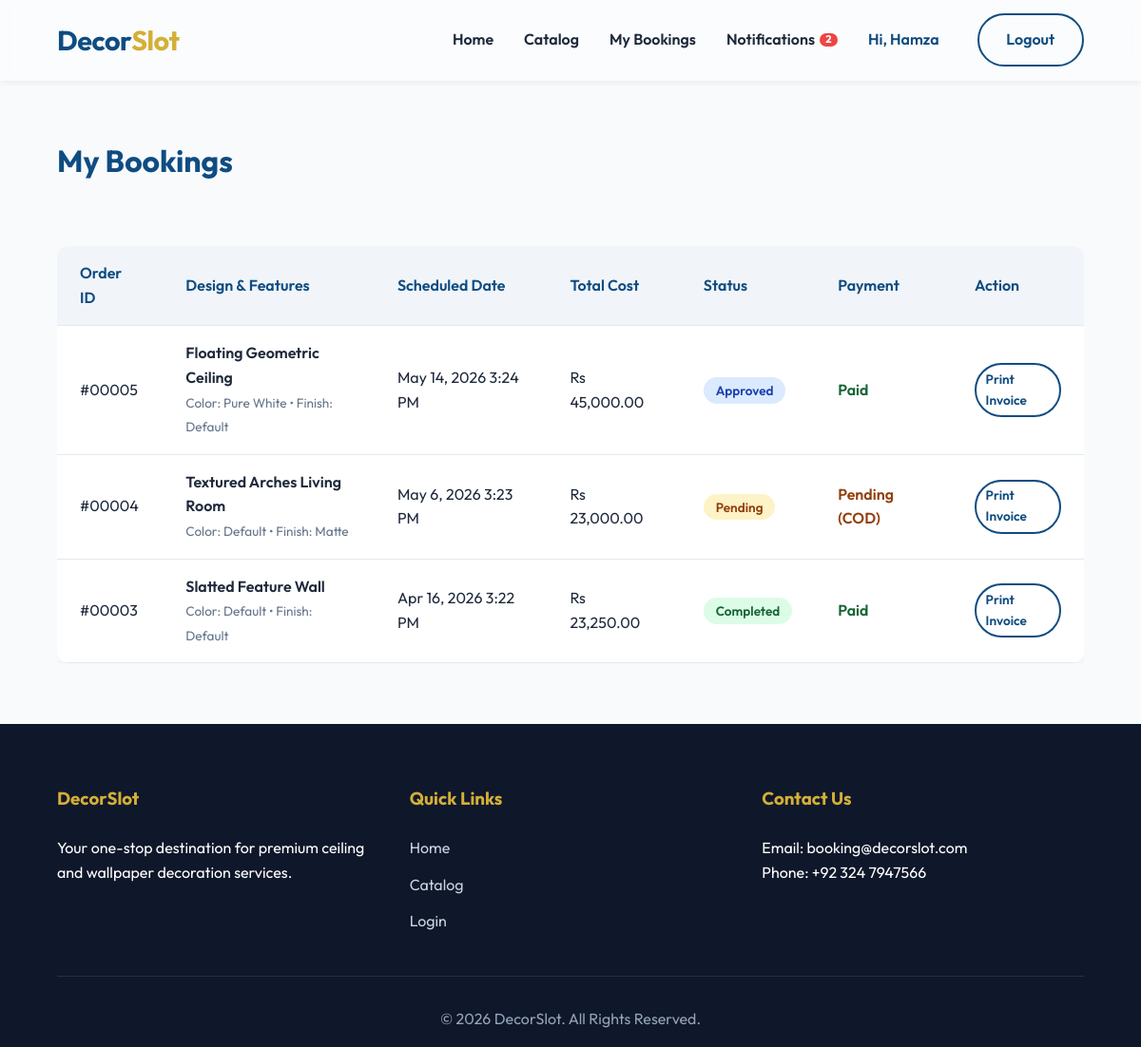
The page /orders.php (signed in) on the database its author committed.
### tables this page shows
CREATE TABLE `bookings` (
  `id` int(11) NOT NULL,
  `user_id` int(11) DEFAULT NULL,
  `design_id` int(11) DEFAULT NULL,
  `dimensions_sqft` decimal(10,2) NOT NULL,
  `total_price` decimal(10,2) NOT NULL,
  `scheduled_datetime` datetime NOT NULL,
  `status` enum('pending','approved','dispatched','completed','cancelled') DEFAULT 'pending',
  `payment_status` enum('pending','completed') DEFAULT 'pending',
  `payment_method` enum('online','cod') DEFAULT 'cod',
  `color_preference` varchar(50) DEFAULT 'Default',
  `material_finish` varchar(50) DEFAULT 'Default',
  `created_at` timestamp NOT NULL DEFAULT current_timestamp()
);

CREATE TABLE `designs` (
  `id` int(11) NOT NULL,
  `category_id` int(11) DEFAULT NULL,
  `title` varchar(100) NOT NULL,
  `description` text DEFAULT NULL,
  `price_per_sqft` decimal(10,2) NOT NULL,
  `theme` varchar(50) DEFAULT NULL,
  `image_url` varchar(255) DEFAULT NULL,
  `created_at` timestamp NOT NULL DEFAULT current_timestamp()
);

### orders.php (the view, shortened to what this page needs)
<?php
require_once "includes/db.php";
include "includes/header.php";
$stmt = $conn->prepare(
    "SELECT b.*, d.title as design_title FROM bookings b JOIN designs d ON b.design_id = d.id WHERE b.user_id = ? ORDER BY b.created_at DESC",
);
$stmt->bind_param("i", $_SESSION["user_id"]);
$stmt->execute();
$result = $stmt->get_result();
$bookings = $result->fetch_all(MYSQLI_ASSOC);
?>
<div class="orders-container">
    <h1 class="orders-heading">My Bookings</h1>
    <?php if (empty($bookings)): ?>
        <div class="orders-empty-card">
            <p class="orders-empty-text">You have not booked any installation services yet.</p>
            <a href="catalog.php" class="btn-primary">Browse Catalog</a>
        </div>
    <?php else: ?>
        <div class="orders-table-wrapper">
            <table class="dashboard-table">
                <thead>
                    <tr>
                        <th>Order ID</th>
                        <th>Design & Features</th>
                        <th>Scheduled Date</th>
                        <th>Total Cost</th>
                        <th>Status</th>
                        <th>Payment</th>
                        <th>Action</th>
                    </tr>
                </thead>
                <tbody>
                    <?php foreach ($bookings as $b): ?>
                        <tr>
                            <td>#<?= str_pad(
                                $b["id"],
                                5,
                                "0",
                                STR_PAD_LEFT,
                            ) ?></td>
                            <td class="orders-design-title">
                                <?= htmlspecialchars($b["design_title"]) ?><br>
                                <span style="font-size:0.85em; color:var(--text-light); font-weight:normal;">Color: <?= htmlspecialchars($b["color_preference"]) ?> &bull; Finish: <?= htmlspecialchars($b["material_finish"]) ?></span>
                            </td>
                            <td><?= date(
                                "M j, Y g:i A",
                                strtotime($b["scheduled_datetime"]),
                            ) ?></td>
                            <td>Rs <?= number_format($b["total_price"], 2) ?></td>
                            <td>
                                <span class="badge badge-<?= $b[
                                    "status"
                                ] ?>"><?= ucfirst($b["status"]) ?></span>
                            </td>
                            <td>
                                <?php if (
                                    $b["payment_status"] === "completed"
                                ): ?>
                                    <span class="orders-status-paid">Paid</span>
                                <?php else: ?>
                                    <span class="orders-status-pending">Pending (COD)</span>
                                <?php endif; ?>
                            </td>
                            <td>
                                <a href="invoice.php?id=<?= $b[
                                    "id"
                                ] ?>" target="_blank" class="btn-secondary orders-btn-print">Print Invoice</a>
                            </td>
                        </tr>
                    <?php endforeach; ?>
                </tbody>
            </table>
        </div>
    <?php endif; ?>
</div>
<?php include "includes/footer.php"; ?>

### assets/css/style.css (style rules this page uses)
:root { --primary-color: #0f4c81; --primary-glow: rgba(15, 76, 129, 0.4); --secondary-color: #d4af37; --bg-color: #f8fafc; --text-color: #1e293b; --text-light: #64748b; --white: #ffffff; --glass-bg: rgba(255, 255, 255, 0.35); --glass-border: rgba(255, 255, 255, 0.2); --border-radius: 12px; --transition: all 0.3s cubic-bezier(0.4, 0, 0.2, 1); }
* { margin: 0; padding: 0; box-sizing: border-box; }
body { font-family: 'Outfit', sans-serif; background-color: var(--bg-color); color: var(--text-color); line-height: 1.6; overflow-x: hidden; }
.btn-primary, .btn-secondary { padding: 0.8rem 1.8rem; border-radius: 30px; text-decoration: none; font-weight: 600; transition: var(--transition); cursor: pointer; border: none; font-family: 'Outfit', sans-serif; font-size: 1rem; display: inline-block; }
.btn-secondary { background: transparent; border: 2px solid var(--primary-color); color: var(--primary-color) !important; }
.btn-secondary::after { display: none; }
.dashboard-table { width: 100%; border-collapse: collapse; margin-top: 2rem; background: var(--white); border-radius: var(--border-radius); overflow: hidden; box-shadow: 0 4px 6px -1px rgba(0, 0, 0, 0.05); }
.dashboard-table th, .dashboard-table td { padding: 1rem 1.5rem; text-align: left; border-bottom: 1px solid #e2e8f0; }
.dashboard-table th { background-color: #f1f5f9; font-weight: 600; color: var(--primary-color); }
.badge { padding: 0.3rem 0.8rem; border-radius: 20px; font-size: 0.85rem; font-weight: 600; }
.badge-pending { background: #fef3c7; color: #92400e; }
.badge-approved { background: #dbeafe; color: #1e40af; }
.badge-completed { background: #dcfce7; color: #166534; }

### orders.php (style rules this page uses)
.orders-container { padding: 4rem 5%; max-width: 1400px; margin: 0 auto; min-height: 60vh; }
.orders-heading { color: var(--primary-color); margin-bottom: 2rem; }
.orders-table-wrapper { overflow-x: auto; }
.orders-design-title { font-weight: 600; color: var(--text-color); }
.orders-status-paid { color: #166534; font-weight: 600; }
.orders-status-pending { color: #92400e; font-weight: 600; }
.orders-btn-print { padding: 0.3rem 0.6rem; font-size: 0.85rem; }

### rows shown on the page
bookings: id "00005", design.title "Floating Geometric Ceiling", color_preference "Pure White", material_finish "Default", scheduled_datetime "May 14, 2026 3:24 PM", total_price "45,000.00", status "Approved", payment_status "Paid"
bookings: id "00004", design.title "Textured Arches Living Room", color_preference "Default", material_finish "Matte", scheduled_datetime "May 6, 2026 3:23 PM", total_price "23,000.00", status "Pending", payment_status "Pending (COD)"
bookings: id "00003", design.title "Slatted Feature Wall", color_preference "Default", material_finish "Default", scheduled_datetime "Apr 16, 2026 3:22 PM", total_price "23,250.00", status "Completed", payment_status "Paid"

### other values the page prints
$unread_notifications_count "2"
$_SESSION["user_name"] "Hamza"
